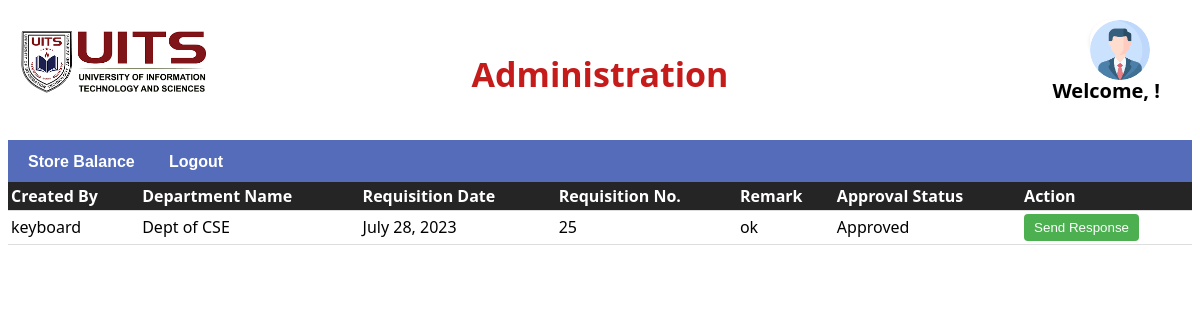
Page /administrations/ on the committed database.
### apps/models.py (models this page shows, shortened)
class Requisition(models.Model):
    user_name = models.CharField(max_length=100)
    department_name = models.CharField(max_length=100)
    requisition_date = models.DateField(default=datetime.today())
    requisition_no = models.AutoField(primary_key=True)
    remark = models.TextField(blank=True)
    role_choices=(
        ('Department Head','Department Head'),
        ('Store Executive','Store Executive'),
         ('Administration','Administration'),
    )
    approval_role = models.CharField(max_length=100, choices=role_choices, default='Department Head')
    APPROVAL_CHOICES = (
        ('PENDING', 'Pending'),
        ('APPROVED', 'Approved'),
        ('REJECTED', 'Rejected'),
    )
    approval_status = models.CharField(max_length=20, choices=APPROVAL_CHOICES, default='PENDING')

### apps/views.py (the view)
# urls.py: path('administrations/',views.administrations,name='administrations'),
def administrations(request):
    username=request.user.username
    requisitions = Requisition.objects.filter(approval_status="APPROVED",approval_role="Store Executive")
    form = ApprovalForm()
    return render(request, 'administrations.html', {'requisitions': requisitions, 'form': form,'username':username})

### apps/templates/administrations.html (shortened to what this page needs)
<!DOCTYPE html>
<html>
<head>
</head>
<body>
    <div class="banner">
        <h1>Administration</h1>
        <h2>Welcome, {{ username }}!</h2>
        <div class="profile">
            {%if user.photo%}
            <a href="{% url 'profile_details' %}" ><img src="{{ user.photo.url }}"  alt="Logo"></a>
            {%else%}
            <a href="{% url 'profile_details' %}" ><img src="/static/images/profile.png"   alt="Logo"></a>
            {%endif%}
            </div>
        <div class="logo">
            <img src="/static/images/logo.png" alt="Logo">
        </div>
    </div>
    <div class="navigation">
        <ul>
            <li class="dropdown">
                <a href="#" class="dropbtn">Store Balance</a>
            </li>
            <li class="dropdown"><a href="{% url 'login_view' %}">Logout</a></li>
        </ul>
    </div>
    {% if requisitions %}
        <table>
            <thead>
                <tr>
                    <th>Created By</th>
                    <th>Department Name</th>
                    <th>Requisition Date</th>
                    <th>Requisition No.</th>
                    <th>Remark</th>
                    <th>Approval Status</th>
                    <th>Action</th>
                </tr>
            </thead>
            <tbody>
                {% for requisition in requisitions %}
                    <tr>
                        <td>{{ requisition.user_name }}</td>
                        <td>{{ requisition.department_name }}</td>
                        <td>{{ requisition.requisition_date }}</td>
                        <td>{{ requisition.requisition_no }}</td>
                        <td>{{ requisition.remark }}</td>
                        <td>{{ requisition.get_approval_status_display }}</td>
                        <td>
                            <button class="update-button" data-requisition-id="{{ requisition.requisition_no }}">Send Response</button>
                        </td>
                    </tr>
                {% endfor %}
            </tbody>
        </table>
    {% else %}
        <p class="empty-message">No requisitions found for Approval</p>
    {% endif %}
</body>
</html>

### apps/templates/administrations.html (style rules this page uses)
body { font-family: 'Segoe UI', Tahoma, Geneva, Verdana, sans-serif; }
table { border-collapse: collapse; width: 100%; }
th, td { padding: 3px; text-align: left; border-bottom: 1px solid #ddd; }
th { background-color: #252525; color: white; }
.banner { background-color: white; padding: 20px; text-align: center; }
.banner h1 { color: #c51b1b; font-size: 34px; }
.banner .logo img { width: 190px; height: auto; margin-top: 20px; }
.logo { position: absolute; top: 10px; left: 20px; }
.update-button { background-color: #4CAF50; color: white; padding: 6px 10px; border: none; border-radius: 4px; cursor: pointer; }
.profile { position: fixed; top: 20px; right: 70px; }
.profile a { display: block; width: 40px; height: 40px; background-color: #fff; border-radius: 50%; box-shadow: 0 2px 4px rgba(0, 0, 0, 0.1); text-align: center; line-height: 40px; }
.profile img { width: 60px; height: 60px; border-radius: 50px; vertical-align: middle; }
h2 { font-size: 20px; position: fixed; top: 60px; right: 40px; }
.navigation { background-color: #546cb9; padding: 10px; }
.navigation ul { list-style-type: none; margin: 0; padding: 0; }
.navigation ul li { display: inline-block; margin-right: 10px; }
.navigation ul li a { font-family: "Segoe UI", Arial, sans-serif; text-decoration: none; color: #fff; padding: 10px; border-radius: 4px; font-family: Arial, sans-serif; font-weight: bold; }

### rows in the picture
Requisition: user_name "keyboard", department_name "Dept of CSE", requisition_date "July 28, 2023", requisition_no "25", remark "ok", approval_status "Approved"
